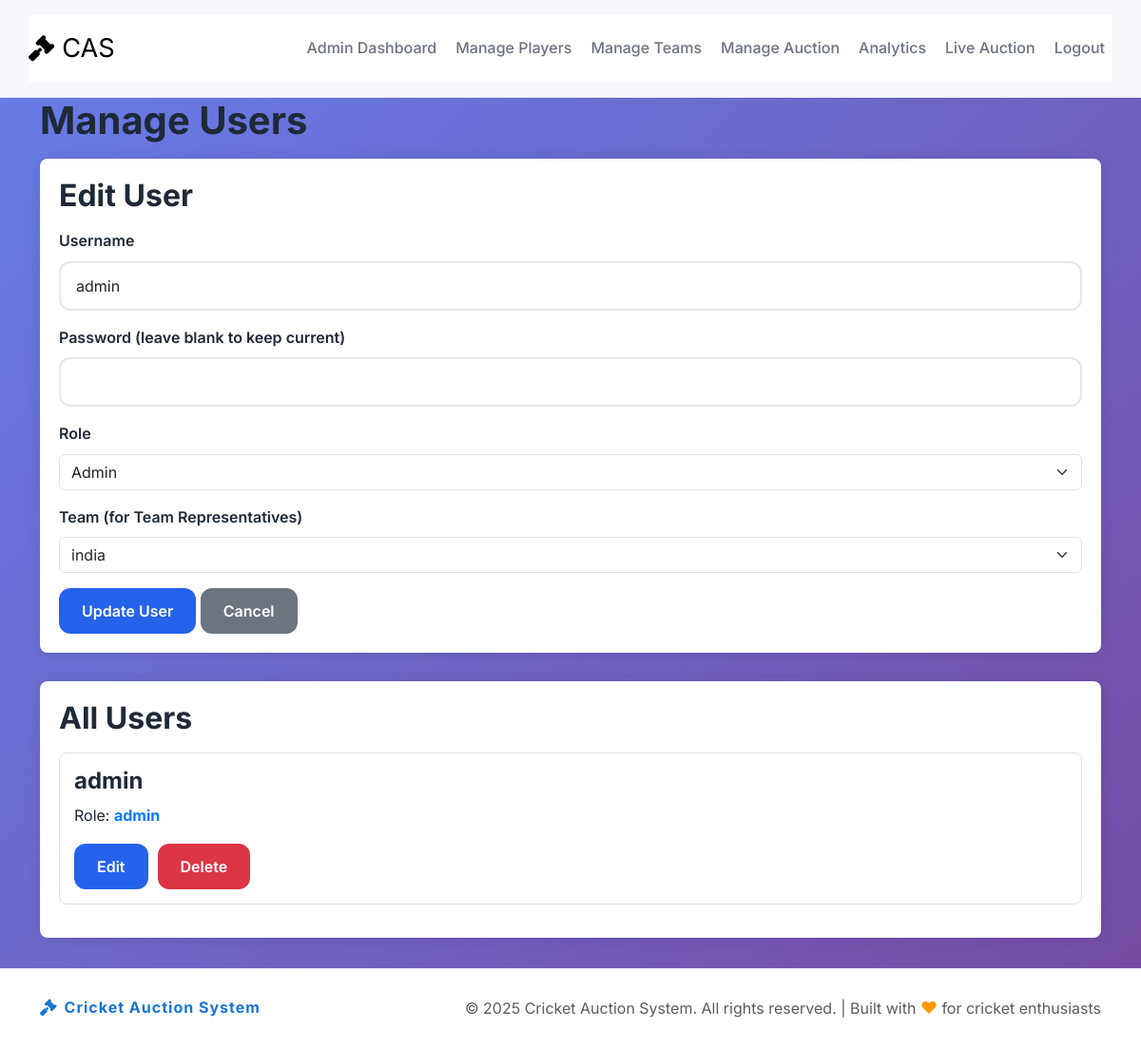
Screenshot of /admin/users.php?edit=1 (signed in) with the database file from the repository.
### tables this page shows
CREATE TABLE `users` (
  `id` int(11) NOT NULL,
  `username` varchar(50) NOT NULL,
  `password` varchar(255) NOT NULL,
  `role` enum('admin','team') NOT NULL,
  `team_id` int(11) DEFAULT NULL,
  `created_at` timestamp NOT NULL DEFAULT current_timestamp()
);

CREATE TABLE `teams` (
  `id` int(11) NOT NULL,
  `name` varchar(100) NOT NULL,
  `logo` varchar(255) DEFAULT NULL,
  `budget` decimal(10,2) NOT NULL,
  `remaining_budget` decimal(10,2) NOT NULL,
  `max_players` int(11) NOT NULL DEFAULT 25,
  `created_at` timestamp NOT NULL DEFAULT current_timestamp(),
  `role` text NOT NULL DEFAULT 'team'
);

### config/functions.php (called while the page is built, shortened)
<?php
require_once 'database.php';
function getTeams() {
    global $pdo;
    $stmt = $pdo->query("SELECT * FROM teams ORDER BY name");
    return $stmt->fetchAll(PDO::FETCH_ASSOC);
}
?>

### admin/users.php (the view, shortened to what this page needs)
<?php
require_once '../config/database.php';
require_once '../config/functions.php';
$editUser = null;
if (isset($_GET['edit'])) {
    $id = $_GET['edit'];
    $stmt = $pdo->prepare("SELECT * FROM users WHERE id = ?");
    $stmt->execute([$id]);
    $editUser = $stmt->fetch(PDO::FETCH_ASSOC);
}
$users = $pdo->query("SELECT u.*, t.name AS team_name FROM users u LEFT JOIN teams t ON u.team_id = t.id ORDER BY u.username")->fetchAll(PDO::FETCH_ASSOC);
$teams = getTeams();
?>
<!DOCTYPE html>
<html lang="en">
<head>
    <link rel="stylesheet" href="https://cdn.jsdelivr.net/npm/bootstrap@5.3.0/dist/css/bootstrap.min.css">
    <link rel="stylesheet" href="https://cdnjs.cloudflare.com/ajax/libs/font-awesome/6.4.0/css/all.min.css">
</head>
<body>
    <?php include '../includes/header.php'; ?>
    <div class="container">
        <h1>Manage Users</h1>
        <div class="user-form">
            <h2><?php echo $editUser ? 'Edit User' : 'Add New User'; ?></h2>
            <form method="post" action="">
                <div class="mb-3">
                    <label for="username" class="form-label">Username</label>
                    <input type="text" class="form-control" id="username" name="username" value="<?php echo $editUser ? htmlspecialchars($editUser['username']) : ''; ?>" required>
                </div>
                <div class="mb-3">
                    <label for="password" class="form-label">Password <?php echo $editUser ? '(leave blank to keep current)' : ''; ?></label>
                    <input type="password" class="form-control" id="password" name="password" <?php echo !$editUser ? 'required' : ''; ?>>
                </div>
                <div class="mb-3">
                    <label for="role" class="form-label">Role</label>
                    <select class="form-select" id="role" name="role" required>
                        <option value="admin" <?php echo $editUser && $editUser['role'] === 'admin' ? 'selected' : ''; ?>>Admin</option>
                    </select>
                </div>
                <div class="mb-3">
                    <label for="team_id" class="form-label">Team (for Team Representatives)</label>
                    <select class="form-select" id="team_id" name="team_id">
                        <?php foreach ($teams as $team): ?>
                            <option value="<?php echo $team['id']; ?>" <?php echo $editUser && $editUser['team_id'] == $team['id'] ? 'selected' : ''; ?>><?php echo htmlspecialchars($team['name']); ?></option>
                        <?php endforeach; ?>
                    </select>
                </div>
                <button type="submit" name="<?php echo $editUser ? 'edit_user' : 'add_user'; ?>" class="btn btn-primary">
                    <?php echo $editUser ? 'Update User' : 'Add User'; ?>
                </button>
                <?php if ($editUser): ?>
                    <a href="users.php" class="btn btn-secondary">Cancel</a>
                <?php endif; ?>
            </form>
        </div>
        <div class="user-list">
            <h2>All Users</h2>
            <?php if (empty($users)): ?>
                <div class="alert alert-info">No users found.</div>
            <?php else: ?>
                <?php foreach ($users as $user): ?>
                    <div class="user-card">
                        <h3><?php echo htmlspecialchars($user['username']); ?></h3>
                        <p>Role: <span class="role"><?php echo htmlspecialchars($user['role']); ?></span></p>
                        <div class="user-actions">
                            <a href="users.php?edit=<?php echo $user['id']; ?>" class="btn btn-sm btn-primary">Edit</a>
                            <form method="post" action="" style="display: inline;">
                                <button type="submit" name="delete_user" class="btn btn-sm btn-danger" onclick="return confirm('Are you sure you want to delete this user?')">Delete</button>
                            </form>
                        </div>
                    </div>
                <?php endforeach; ?>
            <?php endif; ?>
        </div>
    </div>
    <?php include '../includes/footer.php'; ?>
</body>
</html>

### assets/css/style.css (style rules this page uses)
:root { --primary-color: #2563eb; --primary-dark: #1d4ed8; --secondary-color: #10b981; --accent-color: #f59e0b; --danger-color: #ef4444; --warning-color: #f59e0b; --success-color: #10b981; --info-color: #3b82f6; --text-primary: #1f2937; --text-secondary: #6b7280; --text-light: #9ca3af; --bg-primary: #ffffff; --bg-secondary: #f9fafb; --bg-tertiary: #f3f4f6; --bg-dark: #111827; --border-color: #e5e7eb; --border-light: #f3f4f6; --shadow-sm: 0 1px 2px 0 rgb(0 0 0 / 0.05); --shadow-md: 0 4px 6px -1px rgb(0 0 0 / 0.1), 0 2px 4px -2px rgb(0 0 0 / 0.1); --shadow-lg: 0 10px 15px -3px rgb(0 0 0 / 0.1), 0 4px 6px -4px rgb(0 0 0 / 0.1); --shadow-xl: 0 20px 25px -5px rgb(0 0 0 / 0.1), 0 8px 10px -6px rgb(0 0 0 / 0.1); --radius-sm: 0.375rem; --radius-md: 0.5rem; --radius-lg: 0.75rem; --radius-xl: 1rem; --transition: all 0.3s cubic-bezier(0.4, 0, 0.2, 1); }
* { margin: 0; padding: 0; box-sizing: border-box; }
body { font-family: 'Inter', -apple-system, BlinkMacSystemFont, 'Segoe UI', Roboto, sans-serif; background: linear-gradient(135deg, #667eea 0%, #764ba2 100%); min-height: 100vh; color: var(--text-primary); line-height: 1.6; }
h1, h2, h3, h4, h5, h6 { font-weight: 700; line-height: 1.2; margin-bottom: 1rem; }
h1 { font-size: 2.5rem; }
h2 { font-size: 2rem; }
h3 { font-size: 1.5rem; }
.btn { padding: 0.75rem 1.5rem; border-radius: var(--radius-lg); font-weight: 600; text-decoration: none; display: inline-flex; align-items: center; gap: 0.5rem; transition: var(--transition); border: none; cursor: pointer; font-size: 1rem; }
.btn-primary { background: var(--primary-color); color: white; }
.form-control { border: 2px solid var(--border-color); border-radius: var(--radius-lg); padding: 0.75rem 1rem; font-size: 1rem; transition: var(--transition); background: var(--bg-primary); }
.form-label { font-weight: 600; color: var(--text-primary); margin-bottom: 0.5rem; }

### admin/users.php (style rules this page uses)
body { background-color: #f8f9fa; font-family: 'Segoe UI', Tahoma, Geneva, Verdana, sans-serif; }
.user-form { background: white; border-radius: 8px; padding: 20px; box-shadow: 0 0 15px rgba(0,0,0,0.1); margin-bottom: 30px; }
.user-list { background: white; border-radius: 8px; padding: 20px; box-shadow: 0 0 15px rgba(0,0,0,0.1); }
.user-card { border: 1px solid #dee2e6; border-radius: 8px; padding: 15px; margin-bottom: 15px; transition: transform 0.3s; }
.user-card h3 { margin-bottom: 10px; }
.user-card .role { font-weight: bold; color: #007bff; }
.user-actions { margin-top: 10px; display: flex; gap: 10px; }

### rows the page displays
users: username "admin", role "Admin", team_id "india", role "admin"
